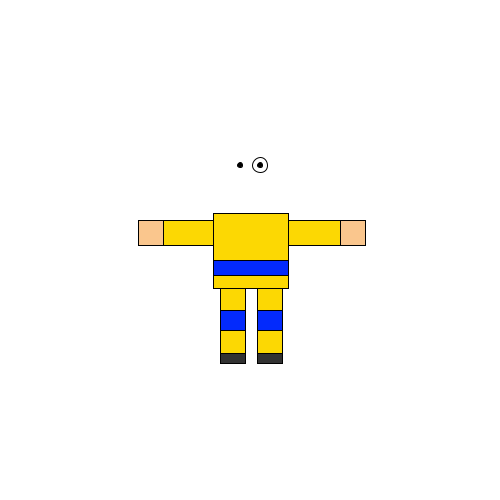
Frame 1 (no input)
Frame 60 (the mouse pressed at the canvas centre just before this capture): identical to frame 1, image omitted
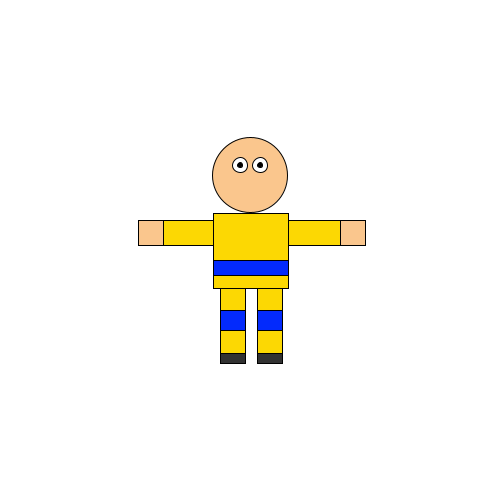
Frame 120 (the mouse held since frame 60 and released just before this capture)

The Processing sketch that drew these frames (run headless with seeded random() and noise(); from frame 60 on, the mouse is pressed at the canvas centre):

// Processing sketch: processing_122825
// ── processing_122825.pde

void setup() {
  size(500, 500);
}

void draw() {
  background(255, 255, 255);
  stroke(0);
  fill(250, 198, 141);
  ellipseMode(CENTER);
  ellipse(mouseX, mouseY-75, 75, 75);

  stroke(0);
  fill(255);
  ellipseMode(CENTER);
  ellipse(mouseX-10, mouseY-85, 15, 15);

  stroke(0);
  fill(255);
  ellipseMode(CENTER);
  ellipse(260, 165, 15, 15);

  stroke(0);
  fill(0);
  ellipseMode(CENTER);
  ellipse(260, 165, 5, 5);

  stroke(0);
  fill(0);
  ellipseMode(CENTER);
  ellipse(240, 165, 5, 5);

  stroke(0);
  fill(252, 216, 3);
  ellipseMode(CENTER);
  rect(213, 213, 75, 75);

  stroke(0);
  fill(3, 42, 252);
  ellipseMode(CENTER);
  rect(213, 260, 75, 15);

  stroke(0);
  fill(252, 216, 3);
  ellipseMode(CENTER);
  rect(138, 220, 75, 25);

  stroke(0);
  fill(252, 216, 3);
  ellipseMode(CENTER);
  rect(288, 220, 75, 25);

  stroke(0);
  fill(250, 198, 141);
  ellipseMode(CENTER);
  rect(340, 220, 25, 25);

  stroke(0);
  fill(250, 198, 141);
  ellipseMode(CENTER);
  rect(138, 220, 25, 25);

  stroke(0);
  fill(252, 216, 3);
  ellipseMode(CENTER);
  rect(220, 288, 25, 75);

  stroke(0);
  fill(252, 216, 3);
  ellipseMode(CENTER);
  rect(257, 288, 25, 75);

  stroke(0);
  fill(3, 42, 252);
  ellipseMode(CENTER);
  rect(257, 310, 25, 20);

  stroke(0);
  fill(3, 42, 252);
  ellipseMode(CENTER);
  rect(220, 310, 25, 20);

  stroke(0);
  fill(50);
  ellipseMode(CENTER);
  rect(220, 353, 25, 10);

  stroke(0);
  fill(50);
  ellipseMode(CENTER);
  rect(257, 353, 25, 10);
}
